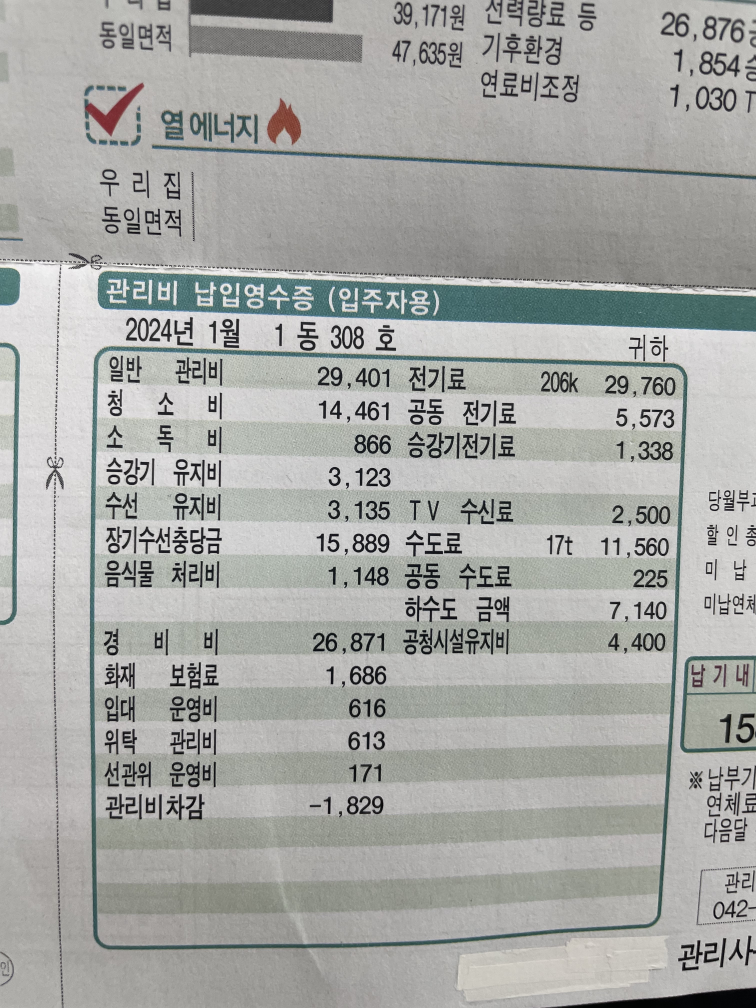
#> input picture OCR/bill3.jpg, 3024 x 4032 px (shown at 1/4 size)
$ python ocrtest.py
#> lines starting #> are read from the running program, lines starting #| are printed output that depends on the picture; after the words box and inside, x2 and y2 are one past the last pixel; in counts of white or black regions, pixels touching at a corner belong together
import easyocr
import cv2
import numpy as np
import matplotlib.pyplot as plt

# 이미지 파일 경로
image_path = 'bill3.jpg'

# 정답 텍스트 (예시)
ground_truth_text = """
관리비 납입영수증 (입주자용)
2024년 1월 1 동 308 호 귀하
일반 관리비 29,401 전기료 206k 29,760
청 소 비 14,461 공동 전기료 5,573
소 독 비 866 승강기전기료 1,338
승강기 유지비 3,123
수선 유지비 3,135 T V 수신료 2,500
장기수선충당금 15,889 수도료 17t 11,560
음식물 처리비 1,148 공동 수도료 225
경 비 비 26,871 공청시설유지비 4,400
화재 보험료 1,686
임대 운영비 616
위탁 관리비 613
선관위 운영비 171
관리비차감 -1,829
"""

# 이미지 로드
image = cv2.imread(image_path)
#> image is the input picture: shape (4032, 3024, 3); mean B, G, R 164.5, 167.6, 166.2

# 이미지가 올바르게 로드되었는지 확인
if image is None:
    print(f"이미지를 찾을 수 없습니다: {image_path}")
else:
    print("이미지가 성공적으로 로드되었습니다.")

    # 이미지 전처리
    # 그레이스케일 변환
    gray_image = cv2.cvtColor(image, cv2.COLOR_BGR2GRAY)
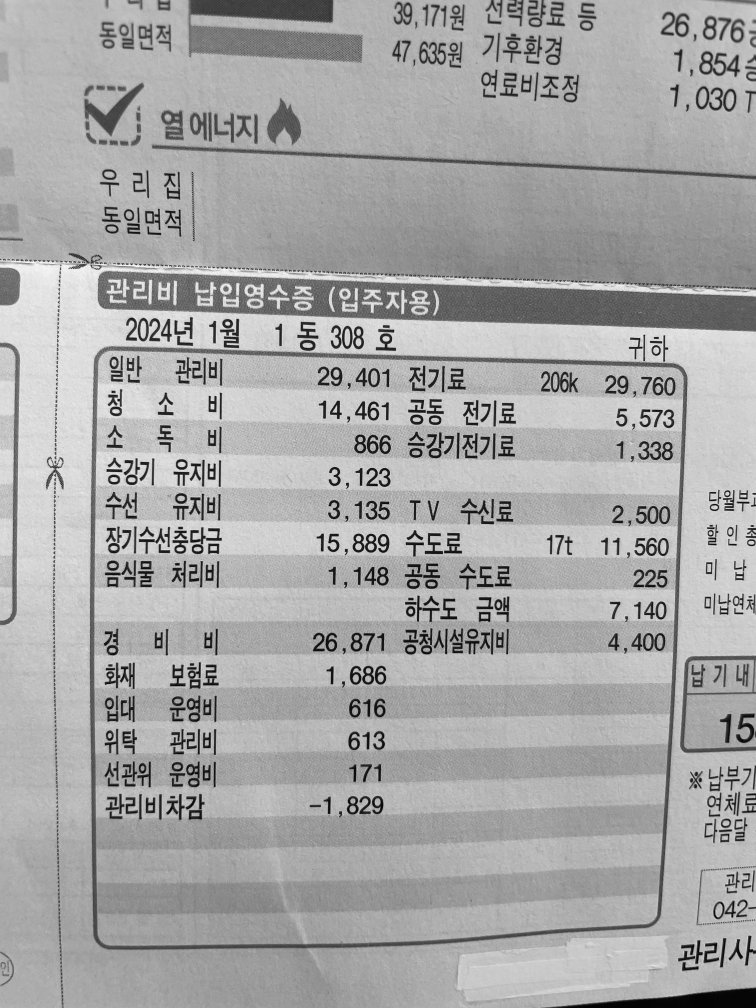
#> gray_image: shape (4032, 3024) (shown at 1/4 size); min 0, max 255, mean 166.9

    # 밝기 조정
    adjusted_image = cv2.convertScaleAbs(gray_image, alpha=1.5, beta=30)
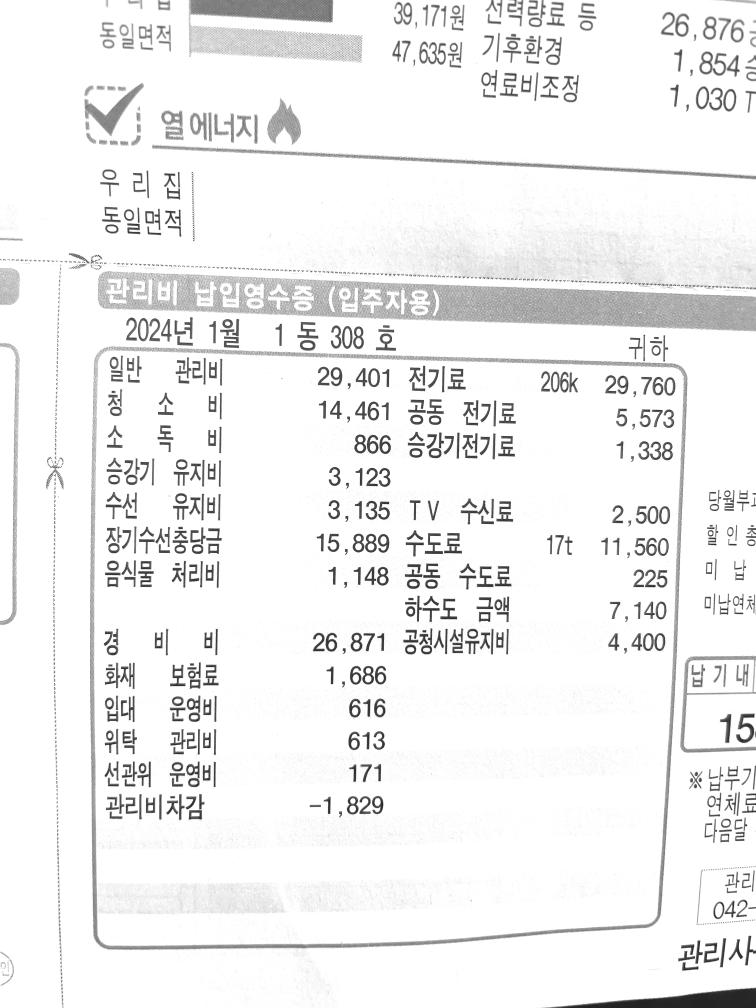
#> adjusted_image: shape (4032, 3024) (shown at 1/4 size); min 30, max 255, mean 240.5

    # 어댑티브 히스토그램 평활화 (CLAHE)
    clahe = cv2.createCLAHE(clipLimit=2.0, tileGridSize=(8, 8))
    equalized_image = clahe.apply(adjusted_image)
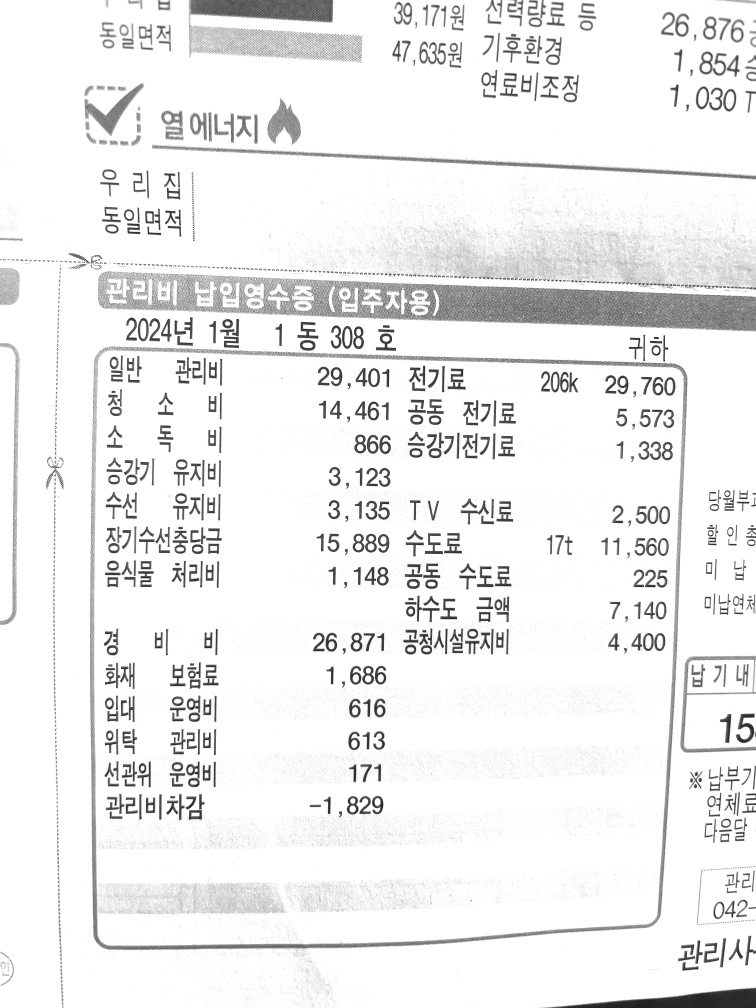
#> equalized_image: shape (4032, 3024) (shown at 1/4 size); min 18, max 255, mean 238.2

    # 이진화 (Thresholding)
    _, binary_image = cv2.threshold(equalized_image, 0, 255, cv2.THRESH_BINARY + cv2.THRESH_OTSU)
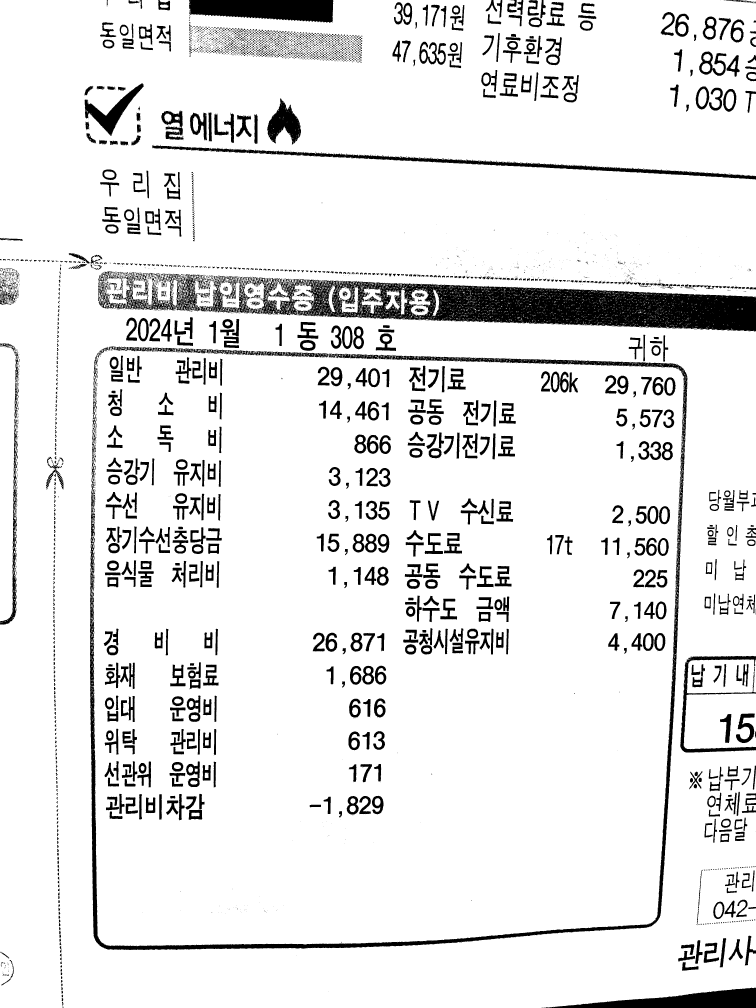
#> binary_image: shape (4032, 3024) (shown at 1/4 size); 90.3% white; 4585 black regions (3253 under 20 px)

    # 노이즈 제거 (GaussianBlur)
    denoised_image = cv2.GaussianBlur(binary_image, (5, 5), 0)

    # 모폴로지 연산 (모폴로지 닫힘 연산을 사용하여 텍스트 영역 강조)
    kernel = cv2.getStructuringElement(cv2.MORPH_RECT, (3, 3))
    morphed_image = cv2.morphologyEx(denoised_image, cv2.MORPH_CLOSE, kernel)

    # 텍스트 영역 검출을 위한 경계 찾기
    contours, _ = cv2.findContours(morphed_image, cv2.RETR_EXTERNAL, cv2.CHAIN_APPROX_SIMPLE)
#> contours = 65 contours, 18 with area under 20; largest, box (x1, y1, x2, y2) and area: (0, 0, 3024, 4032) 12052830, (2716, 1268, 2764, 1299) 479, (2671, 1209, 2699, 1242) 310, (2700, 1244, 2729, 1260) 194, (2721, 1199, 2740, 1229) 192

    # 각 텍스트 영역을 개별적으로 처리
    results = []
#> (the run stopped early here; a loop or call above may not have finished)

$ run again, with OCR/bill4.jpg copied over OCR/bill3.jpg
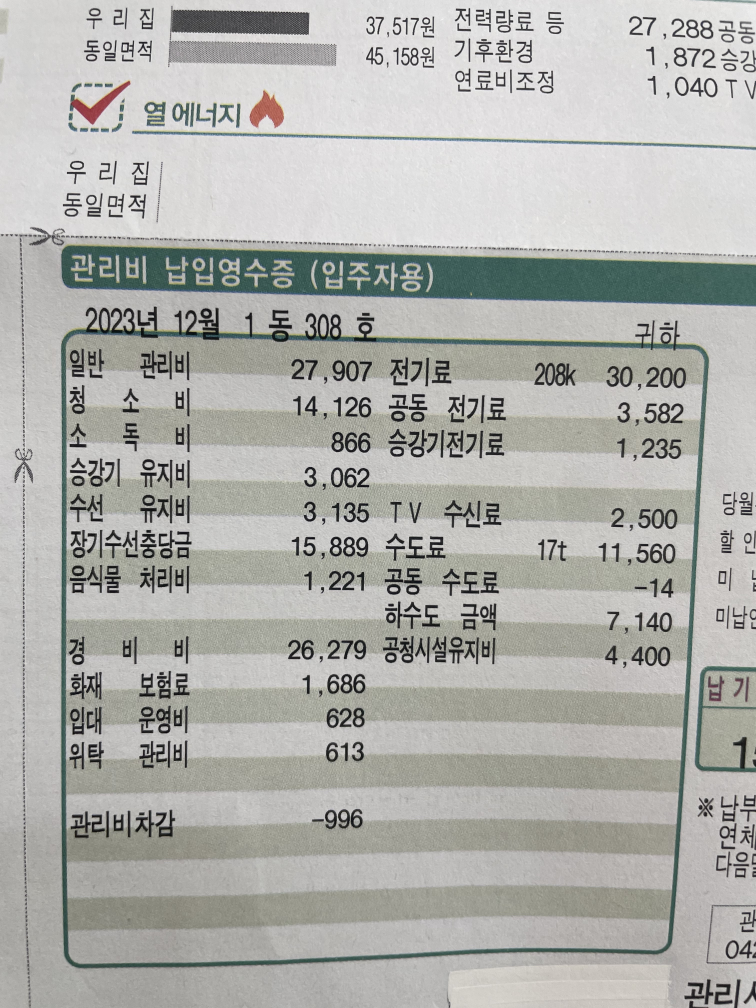
#> input picture OCR/bill4.jpg, 3024 x 4032 px (shown at 1/4 size)
#> image is the input picture: shape (4032, 3024, 3); mean B, G, R 171.9, 176, 175.4
#> `adjusted_image = cv2.convertScaleAbs(gray_image, alpha=1.5, beta=30)`:
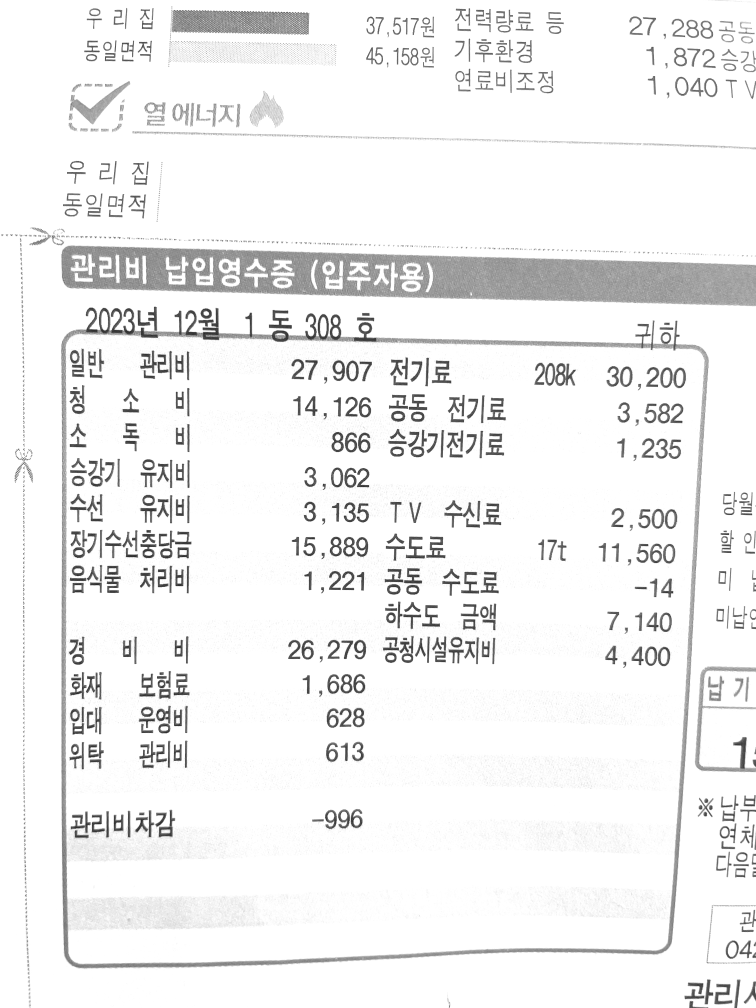
#> adjusted_image: shape (4032, 3024) (shown at 1/4 size); min 30, max 255, mean 240.9
#> `_, binary_image = cv2.threshold(equalized_image, 0, 255, cv2.THRESH_BI..`:
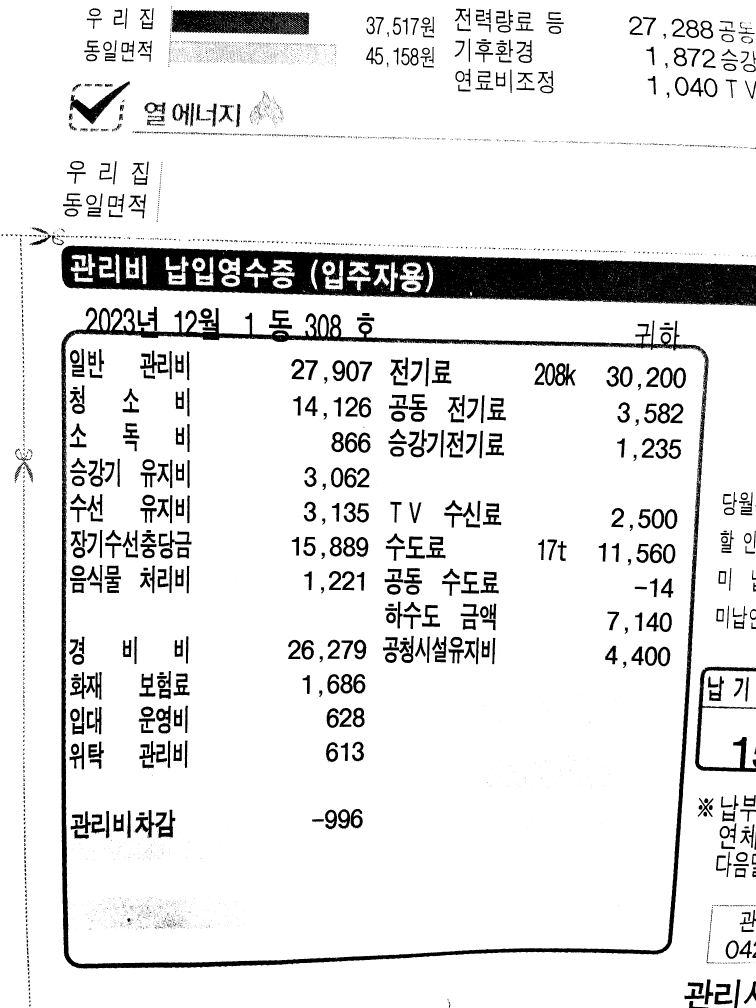
#> binary_image: shape (4032, 3024) (shown at 1/4 size); 89.8% white; 5224 black regions (4254 under 20 px)
#> contours = 379 contours, 104 with area under 20; largest, box (x1, y1, x2, y2) and area: (0, 0, 3024, 4032) 11749337, (1480, 1042, 1697, 1175) 17910, (1077, 1034, 1181, 1159) 8848, (872, 1027, 962, 1154) 8698, (277, 1012, 384, 1139) 8600
